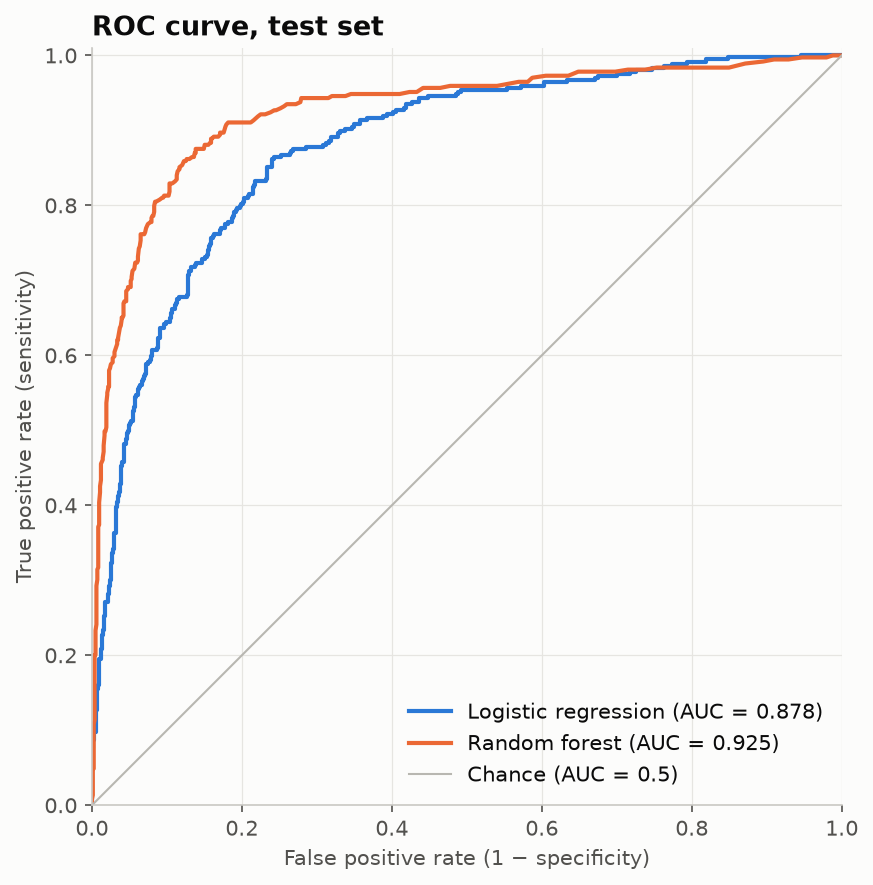

Here is the Python script that generated this plot:
"""
ROC Curve  -  family: Machine learning

DESIGN PURPOSE
Plots a classifier's true-positive rate against its false-positive rate at
every decision threshold. The area under the curve (AUC) summarises
discrimination independently of the threshold.

WHEN TO USE
  - Compare the discriminative ability of diagnostic tests or ML classifiers
  - Choose an operating threshold that trades sensitivity against specificity
  - Use when classes are reasonably balanced

AVOID WHEN
  - Positives are rare (ROC looks optimistic; use a precision–recall curve)
  - You care about calibrated probabilities rather than ranking (use a
    calibration plot)

ALTERNATIVES
  - Precision–recall curve
  - Calibration plot
  - Confusion matrix at a chosen threshold

EXAMPLE
Two models (logistic regression, random forest) predicting a binary outcome on
a held-out test set.

Run:  python roc_curve.py
      python roc_curve.py --real-data   (real dataset: sklearn.datasets.load_breast_cancer() — Wisconsin diagnostic breast cancer, 569 tumours (malignant = positive), bundled with scikit-learn)
"""
import sys
from pathlib import Path

import numpy as np
import pandas as pd
import matplotlib.pyplot as plt

# Library style: categorical colors in fixed order, recessive axes, hairline grid.
PALETTE = ["#2a78d6", "#eb6834", "#1baf7a", "#eda100",
           "#e87ba4", "#008300", "#6250d6", "#e34948"]
SEQ_CMAP = "Blues"      # sequential: one hue, light -> dark
DIV_CMAP = "RdBu_r"     # diverging: two opposite hues, neutral midpoint
GRAY = "#b8b7b1"        # de-emphasised marks
plt.rcParams.update({
    "figure.figsize": (8, 4.8), "figure.dpi": 110, "figure.facecolor": "#fcfcfb",
    "axes.facecolor": "#fcfcfb", "axes.edgecolor": "#c9c8c3", "axes.linewidth": 0.8,
    "axes.spines.top": False, "axes.spines.right": False,
    "axes.grid": True, "grid.color": "#e6e5e1", "grid.linewidth": 0.6, "axes.axisbelow": True,
    "axes.prop_cycle": plt.cycler(color=PALETTE),
    "axes.titlesize": 13, "axes.titleweight": "bold", "axes.titlelocation": "left",
    "axes.labelcolor": "#52514e", "xtick.color": "#52514e", "ytick.color": "#52514e",
    "text.color": "#0b0b0b", "font.size": 10, "lines.linewidth": 2,
    "legend.frameon": False,
})

from sklearn.datasets import make_classification
from sklearn.model_selection import train_test_split
from sklearn.linear_model import LogisticRegression
from sklearn.ensemble import RandomForestClassifier
from sklearn.metrics import roc_curve, roc_auc_score

# --- Example data ------------------------------------------------------------
X, y = make_classification(n_samples=3000, n_features=20, n_informative=6, weights=[0.7],
                           flip_y=0.05, random_state=0)
X_tr, X_te, y_tr, y_te = train_test_split(X, y, test_size=0.4, random_state=0, stratify=y)
models = {"Logistic regression": LogisticRegression(max_iter=1000),
          "Random forest": RandomForestClassifier(n_estimators=300, random_state=0)}
scores = {name: m.fit(X_tr, y_tr).predict_proba(X_te)[:, 1] for name, m in models.items()}
df = pd.DataFrame({"y_true": y_te, **scores})
df.head()

REAL_DATA = "--real-data" in sys.argv
if REAL_DATA:  # sklearn.datasets.load_breast_cancer() — Wisconsin diagnostic breast cancer, 569 tumours (malignant = positive), bundled with scikit-learn
    from sklearn.datasets import load_breast_cancer
    from sklearn.pipeline import make_pipeline
    from sklearn.preprocessing import StandardScaler
    bc = load_breast_cancer()
    X, y = bc.data, 1 - bc.target                       # 1 = malignant
    X_tr, X_te, y_tr, y_te = train_test_split(X, y, test_size=0.4, random_state=0, stratify=y)

    models = {"Logistic regression": make_pipeline(StandardScaler(), LogisticRegression(max_iter=1000)),
              "Random forest": RandomForestClassifier(n_estimators=300, random_state=0)}
    scores = {name: m.fit(X_tr, y_tr).predict_proba(X_te)[:, 1] for name, m in models.items()}
    df = pd.DataFrame({"y_true": y_te, **scores})
    df.head()

# --- Plot --------------------------------------------------------------------
fig, ax = plt.subplots(figsize=(6, 6))
for i, name in enumerate(scores):
    fpr, tpr, _ = roc_curve(df["y_true"], df[name])
    ax.plot(fpr, tpr, color=PALETTE[i], label=f"{name} (AUC = {roc_auc_score(df['y_true'], df[name]):.3f})")
ax.plot([0, 1], [0, 1], color=GRAY, linewidth=1, label="Chance (AUC = 0.5)")
ax.set_xlabel("False positive rate (1 − specificity)")
ax.set_ylabel("True positive rate (sensitivity)")
ax.set_xlim(0, 1); ax.set_ylim(0, 1.01); ax.set_aspect("equal")
ax.set_title("ROC curve, test set")
ax.legend(loc="lower right")
fig.tight_layout()

# --- Save / show -------------------------------------------------------------
out = Path(__file__).with_name(Path(__file__).stem + ("_real" if REAL_DATA else "") + ".png")
fig.savefig(out, dpi=150, bbox_inches="tight")
print(f"saved {out}")
if "--no-show" not in sys.argv:
    plt.show()
